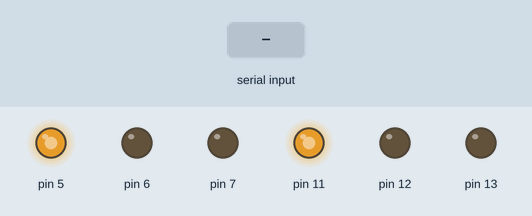
Recording of a sketch running on a simulated Arduino Uno, built with avr-gcc and run on an emulated ATmega328P. On the bench: output pins drawn as LEDs (lit = HIGH). Inputs (shaded band) come from the test bench.

Above: at 1.2 s.
1.3 s: "1" received over Serial
At 1.7 s:
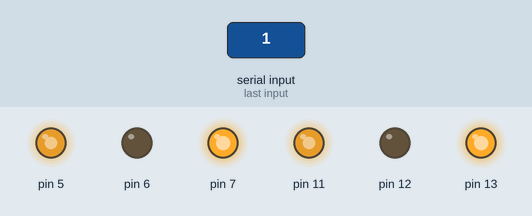
3.3 s: "2" received over Serial
At 3.7 s:
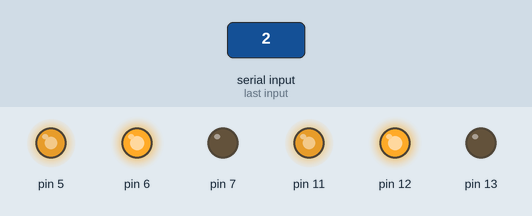
5.3 s: "3" received over Serial
At 5.7 s:
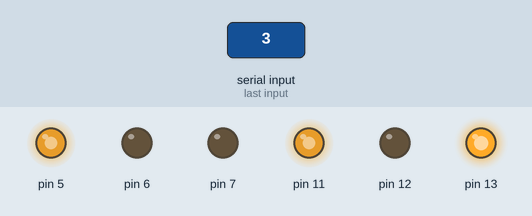
7.3 s: "4" received over Serial
At 7.6 s:
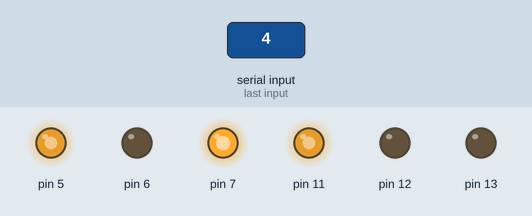
Timing chart, 0 to 10.3 s (numbered marks = the images above; inputs shaded):
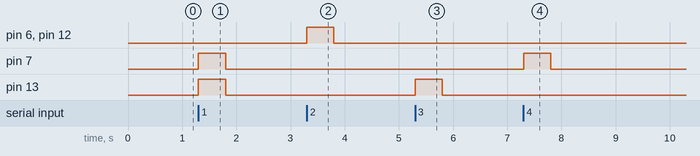

Measured:
- after the input at 1.3 s, pin 7, pin 13: LOW → HIGH at once, → LOW 0.50 s later
- after the input at 3.3 s, pin 6, pin 12: LOW → HIGH at once, → LOW 0.50 s later
- after the input at 5.3 s, pin 13: LOW → HIGH at once, → LOW 0.50 s later
- after the input at 7.3 s, pin 7: LOW → HIGH at once, → LOW 0.50 s later

The sketch:

Project8_Day8.ino
```cpp
void setup() {
  // put your setup code here, to run once:

pinMode(13,OUTPUT);
pinMode(12,OUTPUT);
pinMode(11,OUTPUT);
analogWrite(11,200);

pinMode(7,OUTPUT);
pinMode(6,OUTPUT);
pinMode(5,OUTPUT);
analogWrite(5,200);

Serial.begin(9600);


}

void loop() {
  // put your main code here, to run repeatedly:
  int x=Serial.read();


  if(x=='1'){

      digitalWrite(13,HIGH);
      digitalWrite(12,LOW);
      digitalWrite(7,HIGH);
      digitalWrite(6,LOW);
      delay(500);
      digitalWrite(13,LOW);
      digitalWrite(12,LOW);
      digitalWrite(7,LOW);
      digitalWrite(6,LOW);

    }


  if(x=='2'){


    digitalWrite(13,LOW);
    digitalWrite(12,HIGH);
    digitalWrite(7,LOW);
    digitalWrite(6,HIGH);
    delay(500);
    digitalWrite(13,LOW);
    digitalWrite(12,LOW);
    digitalWrite(7,LOW);
    digitalWrite(6,LOW);

    }

  if(x=='3')

    {//TURN RIGHT

      digitalWrite(13,HIGH);
      digitalWrite(12,LOW);
      digitalWrite(7,LOW);
      digitalWrite(6,LOW);
      delay(500);
      digitalWrite(13,LOW);
      digitalWrite(12,LOW);
      digitalWrite(7,LOW);
      digitalWrite(6,LOW);

    }


  if(x=='4'){
    //TURN LEFT

      digitalWrite(13,LOW);
      digitalWrite(12,LOW);
      digitalWrite(7,HIGH);
      digitalWrite(6,LOW);
      delay(500);
      digitalWrite(13,LOW);
      digitalWrite(12,LOW);
      digitalWrite(7,LOW);
      digitalWrite(6,LOW);
      }
}
```
